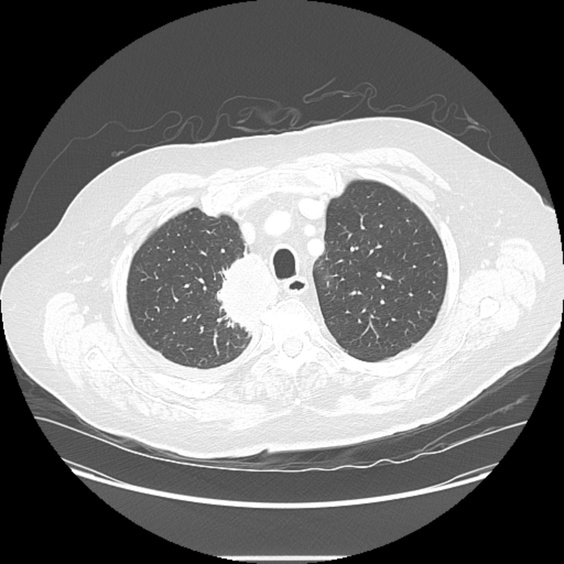
#> input picture lungcancer.jpg, 564 x 564 px, shrunk from 1024 x 1024 before the run
$ python 'made by Tin'"'"'ss.py'
#> lines starting #> are read from the running program, lines starting #| are printed output that depends on the picture; after the words box and inside, x2 and y2 are one past the last pixel; in counts of white or black regions, pixels touching at a corner belong together

import cv2 # Khai báo thư viện cv2
import numpy as np # Khai báo thư viện numpy
from matplotlib import pyplot as plt  # Khai báo thư viện matplotlib

img=cv2.imread('lungcancer.jpg') #đọc ảnh ung thư phổi
#> img is the input picture: shape (564, 564, 3); min 0, max 255, mean 124.9
img1= cv2.imread('lungcancer.jpg') # đọc ảnh ung thư phổi
img2=cv2.imread('normallung.jpg')  # đọc ảnh phổi bình thường
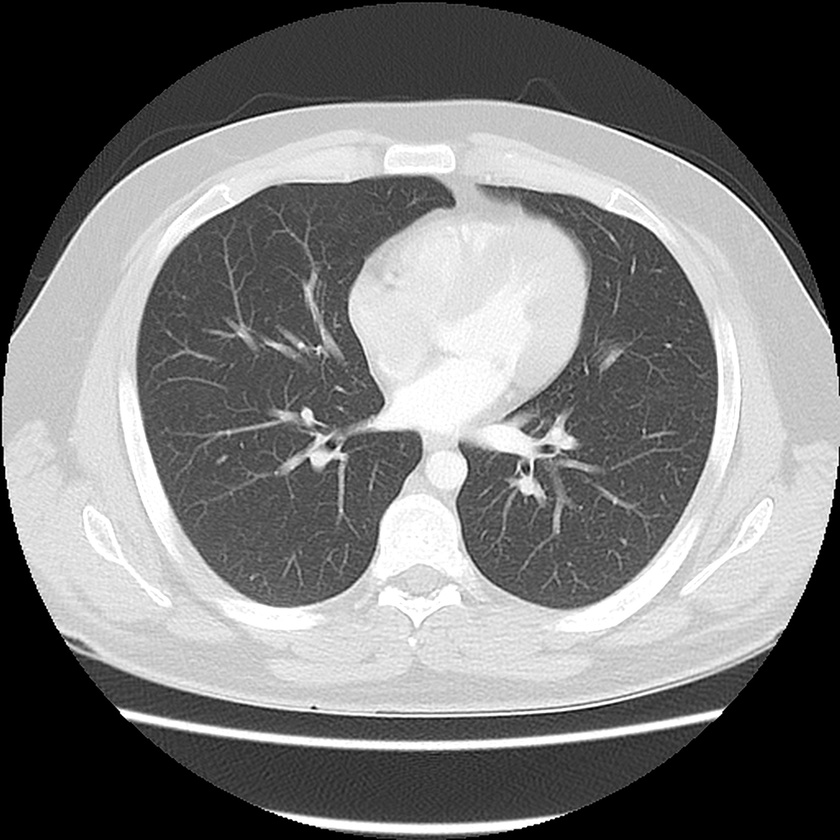
#> input picture normallung.jpg, 840 x 840 px, shrunk from 1524 x 1524 before the run
#> img2 is the input picture: shape (840, 840, 3); min 0, max 255, mean 118.2

med = cv2.medianBlur(img, 5) # Khử nhiễu bằng bộ lọc trung vị ảnh ung thư làm nhiễm muối tiêu ở mức 5
cv2.imwrite('anhkhunhieu.jpg',med)


gray = cv2.cvtColor(med,cv2.COLOR_BGR2GRAY) #Chuyển ảnh ung thư sang ảnh xám
cv2.imwrite('anhxam.jpg',gray)


ret, thresh = cv2.threshold(gray, 127, 255, cv2.THRESH_BINARY) # Dùng hàm phân ngưỡng nhằm đưa ảnh về dạng nhị phân là threshold ở giá trị 127
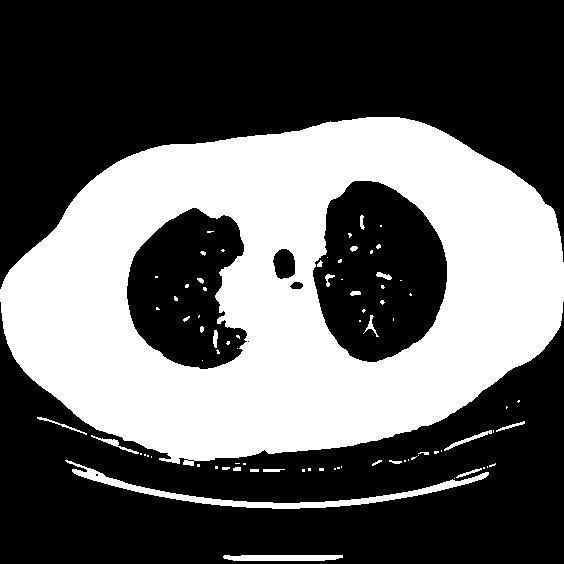
#> thresh: shape (564, 564); 38% white; 81 white regions (55 under 20 px), largest, box (x1, y1, x2, y2) and area: (0, 117, 564, 466) 115797, (65, 460, 489, 509) 2677, (223, 555, 343, 561) 663
cv2.imwrite('phannguong.jpg', gray)
thresh = cv2.adaptiveThreshold(gray,255,cv2.ADAPTIVE_THRESH_GAUSSIAN_C,cv2.THRESH_BINARY,3,2) # Gán cho biến thresh bằng giá trị lựa chọn ngưỡng động trong vùng lân cận
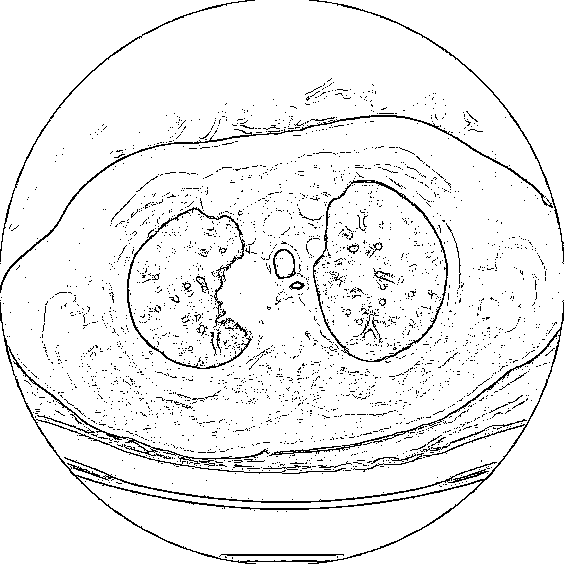
#> thresh: shape (564, 564); 94.1% white; black in thin lines or dots
cv2.imwrite('phannguongdong.jpg',gray)
contours = cv2.findContours(thresh, cv2.RETR_TREE, cv2.CHAIN_APPROX_SIMPLE)[-2] #Tìm các đối tượng màu trắng từ nền đen để vẽ  các đường viền contour để phát hiện các vật thể
#> contours = 4135 contours, 4006 with area under 20; largest, box (x1, y1, x2, y2) and area: (0, 0, 564, 564) 295038, (77, 476, 482, 562) 14866, (63, 456, 456, 504) 1095, (126, 206, 247, 370) 1056, (345, 179, 449, 363) 946

for contour in contours:
    cv2.drawContours(gray, contour, -1, (0, 0, 128), 5) # Vẽ contour quanh đối tượng với màu xanh đậm có giá trị (0,0,128)
#> this loop made 4135 passes
#> contour on passes 6, 7, 9: [[218, 556], [219, 555], [220, 556], [219, 557]], [[219, 555], [220, 554], [221, 555], [220, 556]], [[285, 511], [286, 510], [287, 511], [286, 512]]
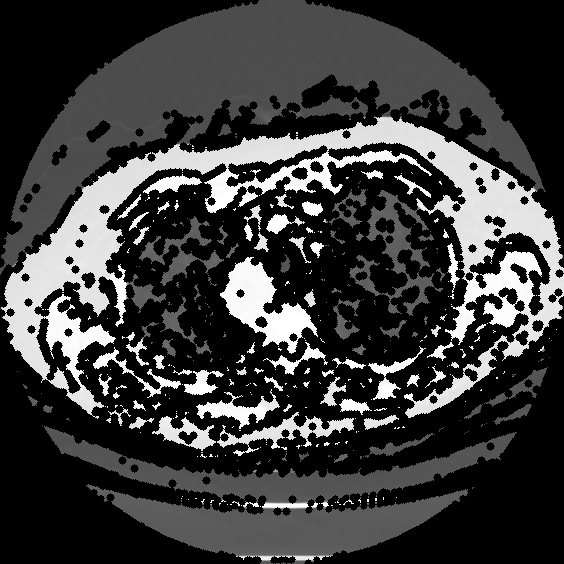
#> gray: shape (564, 564); min 0, max 255, mean 58.5


# Xuất ảnh canh chỉnh với vị trí mong muốn
plt.subplot(1,3,1),plt.imshow(img2)
plt.title('Anh phoi binh thuong'), plt.xticks([]), plt.yticks([])
plt.subplot(1,3,2),plt.imshow(img1)
plt.title('Anh goc'), plt.xticks([]), plt.yticks([])
plt.subplot(1,3,3),plt.imshow(gray)
plt.title('Anh phoi ung thu'), plt.xticks([]), plt.yticks([])

plt.show()
